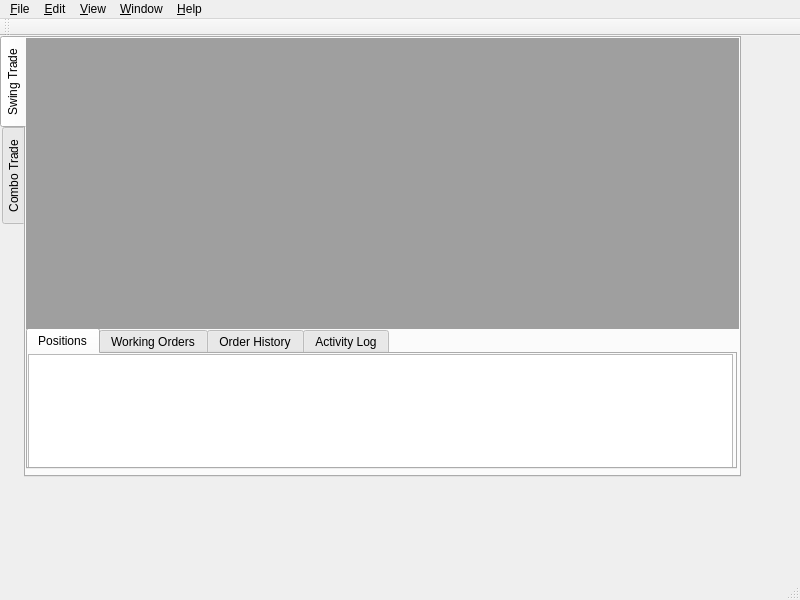
<?xml version="1.0" encoding="UTF-8"?>
<ui version="4.0">
 <class>MainWindow</class>
 <widget class="QMainWindow" name="MainWindow">
  <property name="windowModality">
   <enum>Qt::NonModal</enum>
  </property>
  <property name="geometry">
   <rect>
    <x>0</x>
    <y>0</y>
    <width>800</width>
    <height>600</height>
   </rect>
  </property>
  <property name="windowTitle">
   <string>TradeCube</string>
  </property>
  <property name="windowIcon">
   <iconset resource="tradecube.qrc">
    <normaloff>:/images/64-64.ico</normaloff>:/images/64-64.ico</iconset>
  </property>
  <widget class="QWidget" name="centralWidget">
   <widget class="QTabWidget" name="tabWidget">
    <property name="geometry">
     <rect>
      <x>0</x>
      <y>0</y>
      <width>741</width>
      <height>441</height>
     </rect>
    </property>
    <property name="sizePolicy">
     <sizepolicy hsizetype="Preferred" vsizetype="Preferred">
      <horstretch>0</horstretch>
      <verstretch>0</verstretch>
     </sizepolicy>
    </property>
    <property name="contextMenuPolicy">
     <enum>Qt::DefaultContextMenu</enum>
    </property>
    <property name="tabPosition">
     <enum>QTabWidget::West</enum>
    </property>
    <property name="currentIndex">
     <number>0</number>
    </property>
    <widget class="QWidget" name="tab_swing">
     <property name="focusPolicy">
      <enum>Qt::NoFocus</enum>
     </property>
     <property name="contextMenuPolicy">
      <enum>Qt::DefaultContextMenu</enum>
     </property>
     <attribute name="title">
      <string>Swing Trade</string>
     </attribute>
     <widget class="QTabWidget" name="tabWidget_swing">
      <property name="geometry">
       <rect>
        <x>0</x>
        <y>290</y>
        <width>711</width>
        <height>141</height>
       </rect>
      </property>
      <property name="currentIndex">
       <number>0</number>
      </property>
      <widget class="QWidget" name="tab_3">
       <attribute name="title">
        <string>Positions</string>
       </attribute>
       <widget class="QTreeView" name="swingPositionsView">
        <property name="geometry">
         <rect>
          <x>0</x>
          <y>0</y>
          <width>705</width>
          <height>116</height>
         </rect>
        </property>
        <property name="editTriggers">
         <set>QAbstractItemView::NoEditTriggers</set>
        </property>
       </widget>
      </widget>
      <widget class="QWidget" name="tab_4">
       <attribute name="title">
        <string>Working Orders</string>
       </attribute>
       <widget class="QTableView" name="swingWorkingOrdersView">
        <property name="geometry">
         <rect>
          <x>0</x>
          <y>0</y>
          <width>705</width>
          <height>116</height>
         </rect>
        </property>
        <property name="editTriggers">
         <set>QAbstractItemView::NoEditTriggers</set>
        </property>
       </widget>
      </widget>
      <widget class="QWidget" name="tab_5">
       <attribute name="title">
        <string>Order History</string>
       </attribute>
       <widget class="QTableView" name="swingOrderHistoryView">
        <property name="geometry">
         <rect>
          <x>0</x>
          <y>0</y>
          <width>705</width>
          <height>116</height>
         </rect>
        </property>
        <property name="editTriggers">
         <set>QAbstractItemView::NoEditTriggers</set>
        </property>
       </widget>
      </widget>
      <widget class="QWidget" name="tab_6">
       <attribute name="title">
        <string>Activity Log</string>
       </attribute>
      </widget>
     </widget>
     <widget class="QMdiArea" name="mdiArea_swing">
      <property name="geometry">
       <rect>
        <x>0</x>
        <y>0</y>
        <width>721</width>
        <height>291</height>
       </rect>
      </property>
      <property name="contextMenuPolicy">
       <enum>Qt::CustomContextMenu</enum>
      </property>
      <property name="verticalScrollBarPolicy">
       <enum>Qt::ScrollBarAsNeeded</enum>
      </property>
      <property name="horizontalScrollBarPolicy">
       <enum>Qt::ScrollBarAsNeeded</enum>
      </property>
      <property name="viewMode">
       <enum>QMdiArea::SubWindowView</enum>
      </property>
     </widget>
    </widget>
    <widget class="QWidget" name="tab_combo">
     <property name="focusPolicy">
      <enum>Qt::NoFocus</enum>
     </property>
     <property name="contextMenuPolicy">
      <enum>Qt::DefaultContextMenu</enum>
     </property>
     <attribute name="title">
      <string>Combo Trade</string>
     </attribute>
     <widget class="QTabWidget" name="tabWidget_combo">
      <property name="geometry">
       <rect>
        <x>0</x>
        <y>290</y>
        <width>711</width>
        <height>141</height>
       </rect>
      </property>
      <property name="currentIndex">
       <number>0</number>
      </property>
      <widget class="QWidget" name="tab_7">
       <attribute name="title">
        <string>Positions</string>
       </attribute>
      </widget>
      <widget class="QWidget" name="tab_8">
       <attribute name="title">
        <string>Working Orders</string>
       </attribute>
      </widget>
      <widget class="QWidget" name="tab_9">
       <attribute name="title">
        <string>Order History</string>
       </attribute>
      </widget>
      <widget class="QWidget" name="tab_10">
       <attribute name="title">
        <string>Activity Log</string>
       </attribute>
      </widget>
     </widget>
     <widget class="QMdiArea" name="mdiArea_combo">
      <property name="geometry">
       <rect>
        <x>0</x>
        <y>0</y>
        <width>721</width>
        <height>291</height>
       </rect>
      </property>
      <property name="contextMenuPolicy">
       <enum>Qt::CustomContextMenu</enum>
      </property>
      <property name="viewMode">
       <enum>QMdiArea::SubWindowView</enum>
      </property>
     </widget>
    </widget>
   </widget>
  </widget>
  <widget class="QMenuBar" name="menuBar">
   <property name="geometry">
    <rect>
     <x>0</x>
     <y>0</y>
     <width>800</width>
     <height>21</height>
    </rect>
   </property>
   <widget class="QMenu" name="menu_File">
    <property name="title">
     <string>&amp;File</string>
    </property>
    <addaction name="action_Connect"/>
    <addaction name="actionFile1"/>
   </widget>
   <widget class="QMenu" name="menu_Edit">
    <property name="title">
     <string>&amp;Edit</string>
    </property>
   </widget>
   <widget class="QMenu" name="menu_View">
    <property name="title">
     <string>&amp;View</string>
    </property>
    <addaction name="actionAdd_Swing_Positions"/>
    <addaction name="actionUpdate_Swing_Positions"/>
   </widget>
   <widget class="QMenu" name="menu_Window">
    <property name="title">
     <string>&amp;Window</string>
    </property>
   </widget>
   <widget class="QMenu" name="menu_Help">
    <property name="title">
     <string>&amp;Help</string>
    </property>
    <addaction name="actionHelp1"/>
   </widget>
   <addaction name="menu_File"/>
   <addaction name="menu_Edit"/>
   <addaction name="menu_View"/>
   <addaction name="menu_Window"/>
   <addaction name="menu_Help"/>
  </widget>
  <widget class="QToolBar" name="mainToolBar">
   <property name="windowTitle">
    <string>ToolBar</string>
   </property>
   <attribute name="toolBarArea">
    <enum>TopToolBarArea</enum>
   </attribute>
   <attribute name="toolBarBreak">
    <bool>false</bool>
   </attribute>
  </widget>
  <widget class="QStatusBar" name="statusBar"/>
  <action name="actionFile1">
   <property name="text">
    <string>&amp;Exit</string>
   </property>
  </action>
  <action name="actionAdd_Swing_Positions">
   <property name="text">
    <string>Add Swing Positions</string>
   </property>
  </action>
  <action name="actionHelp1">
   <property name="text">
    <string>&amp;About</string>
   </property>
  </action>
  <action name="actionUpdate_Swing_Positions">
   <property name="text">
    <string>Update Swing Positions</string>
   </property>
  </action>
  <action name="action_Connect">
   <property name="text">
    <string>&amp;Connect</string>
   </property>
  </action>
 </widget>
 <layoutdefault spacing="6" margin="11"/>
 <resources>
  <include location="tradecube.qrc"/>
 </resources>
 <connections>
  <connection>
   <sender>actionFile1</sender>
   <signal>triggered()</signal>
   <receiver>MainWindow</receiver>
   <slot>close()</slot>
   <hints>
    <hint type="sourcelabel">
     <x>-1</x>
     <y>-1</y>
    </hint>
    <hint type="destinationlabel">
     <x>399</x>
     <y>299</y>
    </hint>
   </hints>
  </connection>
  <connection>
   <sender>actionHelp1</sender>
   <signal>triggered()</signal>
   <receiver>MainWindow</receiver>
   <slot>about()</slot>
   <hints>
    <hint type="sourcelabel">
     <x>-1</x>
     <y>-1</y>
    </hint>
    <hint type="destinationlabel">
     <x>399</x>
     <y>299</y>
    </hint>
   </hints>
  </connection>
  <connection>
   <sender>mdiArea_swing</sender>
   <signal>subWindowActivated(QMdiSubWindow*)</signal>
   <receiver>MainWindow</receiver>
   <slot>activate_swing()</slot>
   <hints>
    <hint type="sourcelabel">
     <x>381</x>
     <y>180</y>
    </hint>
    <hint type="destinationlabel">
     <x>399</x>
     <y>299</y>
    </hint>
   </hints>
  </connection>
  <connection>
   <sender>mdiArea_combo</sender>
   <signal>subWindowActivated(QMdiSubWindow*)</signal>
   <receiver>MainWindow</receiver>
   <slot>activate_combo()</slot>
   <hints>
    <hint type="sourcelabel">
     <x>381</x>
     <y>180</y>
    </hint>
    <hint type="destinationlabel">
     <x>399</x>
     <y>299</y>
    </hint>
   </hints>
  </connection>
  <connection>
   <sender>actionAdd_Swing_Positions</sender>
   <signal>triggered()</signal>
   <receiver>MainWindow</receiver>
   <slot>add_swing_positions()</slot>
   <hints>
    <hint type="sourcelabel">
     <x>-1</x>
     <y>-1</y>
    </hint>
    <hint type="destinationlabel">
     <x>399</x>
     <y>299</y>
    </hint>
   </hints>
  </connection>
  <connection>
   <sender>actionUpdate_Swing_Positions</sender>
   <signal>triggered()</signal>
   <receiver>MainWindow</receiver>
   <slot>update_swing_positions()</slot>
   <hints>
    <hint type="sourcelabel">
     <x>-1</x>
     <y>-1</y>
    </hint>
    <hint type="destinationlabel">
     <x>399</x>
     <y>299</y>
    </hint>
   </hints>
  </connection>
  <connection>
   <sender>action_Connect</sender>
   <signal>triggered()</signal>
   <receiver>MainWindow</receiver>
   <slot>connect_dispatcher()</slot>
   <hints>
    <hint type="sourcelabel">
     <x>-1</x>
     <y>-1</y>
    </hint>
    <hint type="destinationlabel">
     <x>399</x>
     <y>299</y>
    </hint>
   </hints>
  </connection>
  <connection>
   <sender>mdiArea_swing</sender>
   <signal>customContextMenuRequested(QPoint)</signal>
   <receiver>MainWindow</receiver>
   <slot>click_swing_right()</slot>
   <hints>
    <hint type="sourcelabel">
     <x>381</x>
     <y>180</y>
    </hint>
    <hint type="destinationlabel">
     <x>399</x>
     <y>299</y>
    </hint>
   </hints>
  </connection>
  <connection>
   <sender>mdiArea_combo</sender>
   <signal>customContextMenuRequested(QPoint)</signal>
   <receiver>MainWindow</receiver>
   <slot>click_combo_right()</slot>
   <hints>
    <hint type="sourcelabel">
     <x>381</x>
     <y>180</y>
    </hint>
    <hint type="destinationlabel">
     <x>399</x>
     <y>299</y>
    </hint>
   </hints>
  </connection>
 </connections>
 <slots>
  <slot>new_swing_trade()</slot>
  <slot>new_combo_trade()</slot>
  <slot>about()</slot>
  <slot>activate_swing()</slot>
  <slot>activate_combo()</slot>
  <slot>add_swing_positions()</slot>
  <slot>update_swing_positions()</slot>
  <slot>add_swing_working_orders()</slot>
  <slot>update_swing_working_orders()</slot>
  <slot>remove_swing_working_orders()</slot>
  <slot>add_swing_order_history()</slot>
  <slot>connect_dispatcher()</slot>
  <slot>click_swing_right()</slot>
  <slot>click_combo_right()</slot>
 </slots>
</ui>
